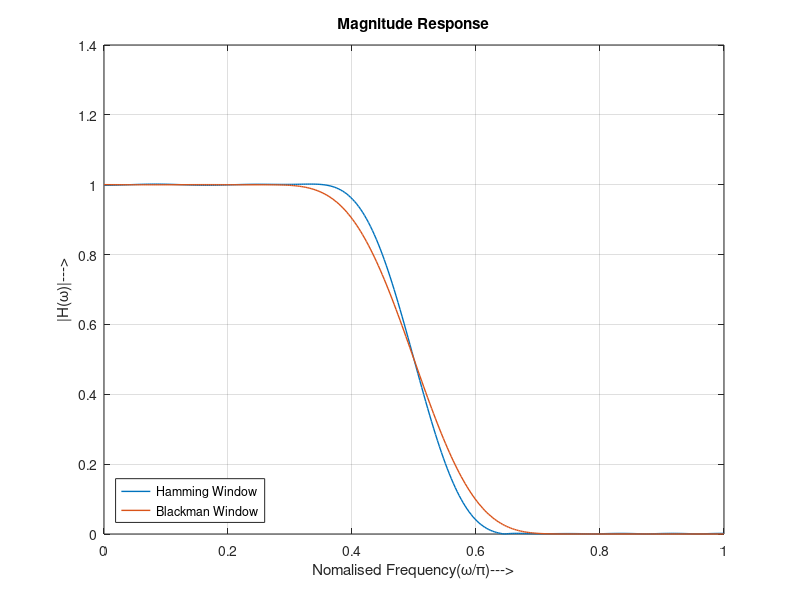

This chart was generated by the following MATLAB code:
clc;
clear all;
close all;
N=25; % 25-point Low-pass FIR Filter
wc=0.5*pi; % Cut-off Frequency= 0.5*pi rad
eps=0.001;
alpha=(N-1)/2;  
n=0:1:(N-1);
hd=sin(wc*(n-alpha+eps))./(pi*(n-alpha+eps));
w=0:0.01:pi;
wh=hamming(N); % Hamming window sequence
hn=hd.*wh';
h=freqz(hn,1,w); % System function
plot(w/pi,abs(h),'linewidth',1);
hold on;
wb=blackman(N); % Blackman window sequence
hn=hd.*wb';
h=freqz(hn,1,w); % System function
plot(w/pi,abs(h),'linewidth',1);
xlabel('Nomalised Frequency(\omega/\pi)--->');
ylabel('|H(\omega)|--->');
title('Magnitude Response');
legend({'Hamming Window','Blackman Window'},'Location','southwest');
grid on;
